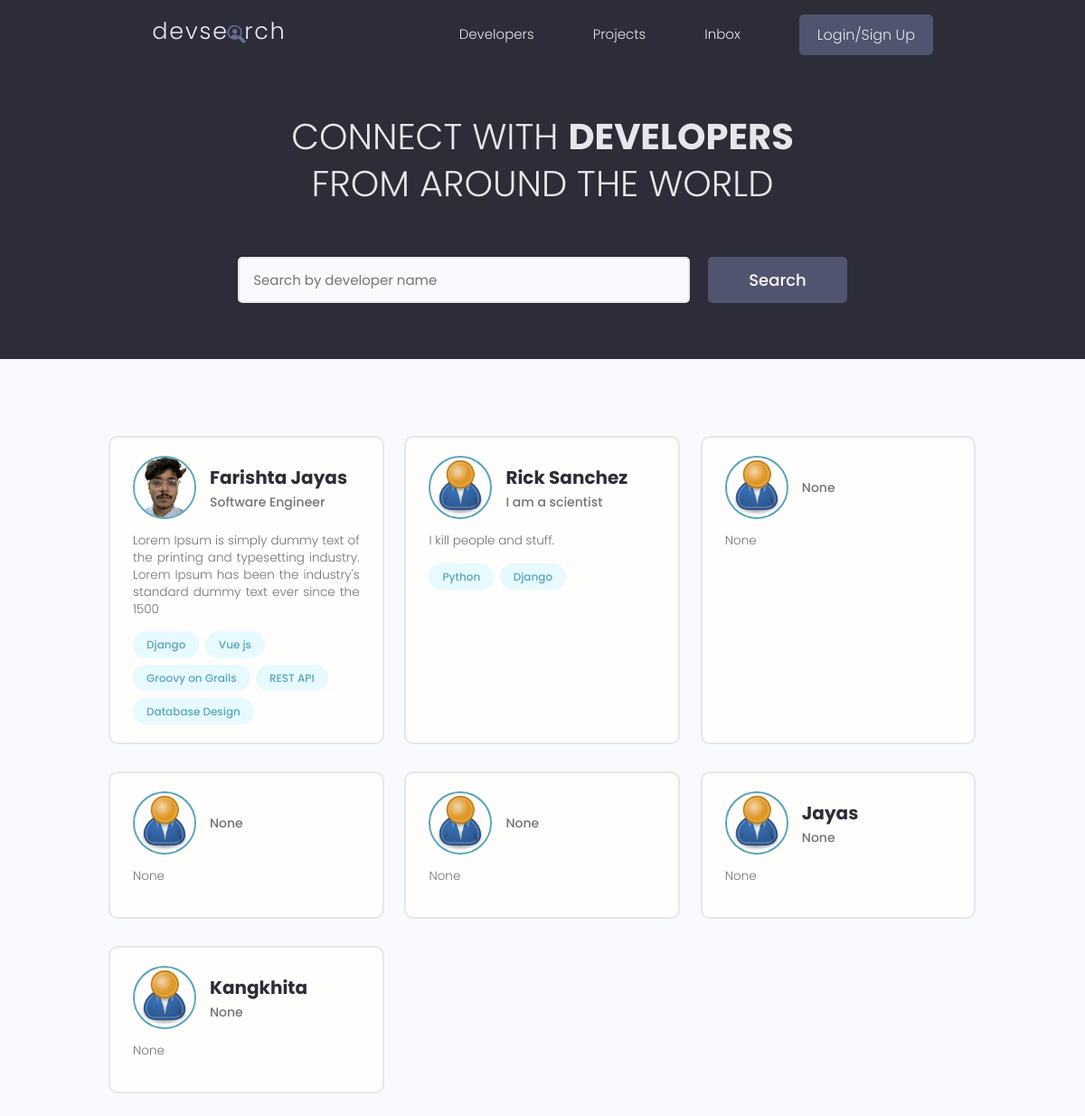
Before: / with the older database file.
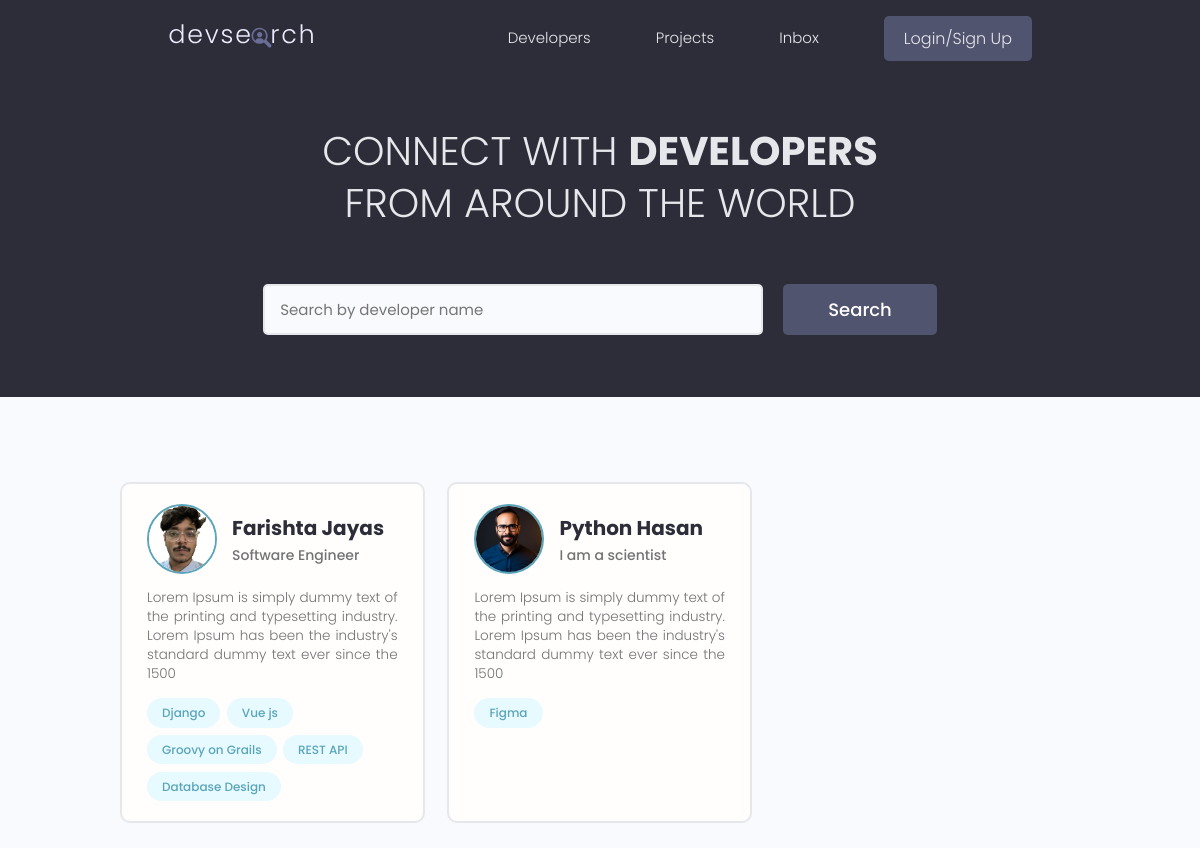
After: the same page with the newer database file.
### users/models.py (models this page shows, shortened)
class Profile(models.Model):
    id = models.UUIDField(default=uuid.uuid4, unique=True,
                          editable=False, primary_key=True)
    user = models.OneToOneField(
        User, on_delete=models.CASCADE, null=True, blank=True)
    name = models.CharField(max_length=250, blank=True, null=True)
    username = models.CharField(max_length=250, blank=True, null=True)
    location = models.CharField(max_length=250, blank=True, null=True)
    email = models.EmailField(max_length=500, blank=True, null=True)
    short_intro = models.CharField(max_length=500, blank=True, null=True)
    bio = models.TextField(blank=True, null=True)
    profile_image = models.ImageField(
        null=True, blank=True, upload_to='profiles/', default='profiles/user-default.png')
    social_github = models.CharField(max_length=250, blank=True, null=True)
    social_x = models.CharField(max_length=250, blank=True, null=True)
    social_linkedin = models.CharField(max_length=250, blank=True, null=True)
    social_website = models.CharField(max_length=250, blank=True, null=True)
    created = models.DateField(auto_now_add=True)

class Skill(models.Model):
    id = models.UUIDField(default=uuid.uuid4,
                          primary_key=True, editable=False, unique=True)
    owner = models.ForeignKey(
        Profile, on_delete=models.CASCADE, null=True, blank=True)
    name = models.CharField(max_length=250, null=True, blank=True)
    description = models.TextField(max_length=1000, null=True, blank=True)
    created = models.DateTimeField(auto_now_add=True)
    def __str__(self):
        return self.name

### users/views.py (the view)
# urls.py: path('', profiles, name='profiles'),
def profiles(request):
    profiles = Profile.objects.all()
    context = {'profiles': profiles}
    return render(request, 'users/profiles.html', context)

### users/templates/users/profiles.html (shortened to what this page needs)
{% extends "main.html" %}
{% block content %}
<main class="home">
  <section class="hero-section text-center">
    <div class="container container--narrow">
      <div class="hero-section__box">
        <h2>CONNECT WITH <span>DEVELOPERS</span></h2>
        <h2>FROM AROUND THE WORLD</h2>
      </div>
      <div class="hero-section__search">
        <form class="form" action="#" method="get">
          <div class="form__field">
            <input
              class="input input--text"
              id="formInput#search"
              type="text"
              name="text"
              placeholder="Search by developer name"
            />
          </div>
          <input class="btn btn--sub btn--lg" type="submit" value="Search" />
        </form>
      </div>
    </div>
  </section>
  <section class="devlist">
    <div class="container">
      <div class="grid grid--three">
        {% for profile in profiles %}
        <div class="column card">
          <div class="dev">
            <a href="{% url 'user-profile' profile.id %}" class="card__body">
              <div class="dev__profile">
                <img
                  class="avatar avatar--md"
                  src="{{ profile.profile_image.url }}"
                  alt="image"
                />
                <div class="dev__meta">
                  <h3>{{profile.name}}</h3>
                  <h5>{{profile.short_intro|slice:'60'}}</h5>
                </div>
              </div>
              <p class="dev__info">{{profile.bio|slice:'150'}}</p>
              <div class="dev__skills">
                {% for skill in profile.skill_set.all|slice:'5' %}
                <span class="tag tag--pill tag--main">
                  <small>{{skill}}</small>
                </span>
                {% endfor %}
              </div>
            </a>
          </div>
        </div>
        {% endfor %}
      </div>
    </div>
  </section>
</main>
{% endblock content %}

Changed rows visible on the page:
removed Profile: profile_image (placeholder picture), name "Rick Sanchez", short_intro "I am a scientist", bio "I kill people and stuff."
removed Skill: name "Python", shown under "Rick Sanchez"
removed Skill: name "Django", shown under "Rick Sanchez"
removed Profile: profile_image (placeholder picture), short_intro "None", bio "None"
removed Profile: profile_image (placeholder picture), short_intro "None", bio "None"
removed Profile: profile_image (placeholder picture), short_intro "None", bio "None"
removed Profile: profile_image (placeholder picture), name "Jayas", short_intro "None", bio "None"
removed Profile: profile_image (placeholder picture), name "Kangkhita", short_intro "None", bio "None"
added Profile: profile_image (picture), name "Python Hasan", short_intro "I am a scientist", bio "Lorem Ipsum is simply dummy text of the printing and typesetting industry. Lorem Ipsum has been the industry's standard dummy text ever since the 1500"
now on this page (row edited): Skill: name "Figma", shown under "Python Hasan"
